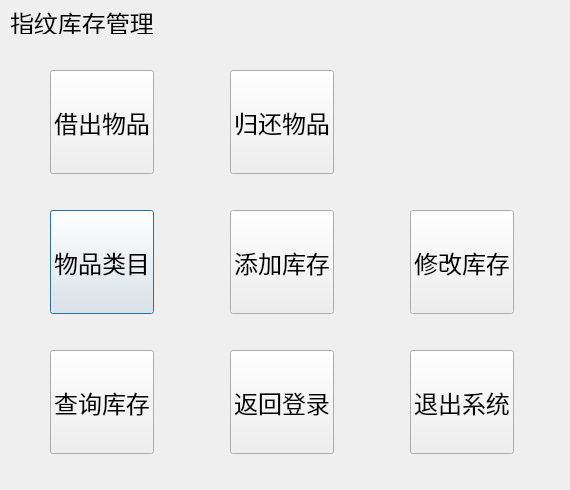
<?xml version="1.0" encoding="UTF-8"?>
<ui version="4.0">
 <class>mainDialog</class>
 <widget class="QDialog" name="mainDialog">
  <property name="geometry">
   <rect>
    <x>0</x>
    <y>0</y>
    <width>570</width>
    <height>490</height>
   </rect>
  </property>
  <property name="windowTitle">
   <string>mainDialog</string>
  </property>
  <widget class="QLabel" name="label">
   <property name="geometry">
    <rect>
     <x>10</x>
     <y>10</y>
     <width>144</width>
     <height>24</height>
    </rect>
   </property>
   <property name="font">
    <font>
     <pointsize>18</pointsize>
    </font>
   </property>
   <property name="text">
    <string>指纹库存管理</string>
   </property>
  </widget>
  <widget class="QPushButton" name="pushButton_3">
   <property name="geometry">
    <rect>
     <x>50</x>
     <y>210</y>
     <width>104</width>
     <height>104</height>
    </rect>
   </property>
   <property name="font">
    <font>
     <pointsize>18</pointsize>
    </font>
   </property>
   <property name="text">
    <string>物品类目</string>
   </property>
  </widget>
  <widget class="QPushButton" name="pushButton_6">
   <property name="geometry">
    <rect>
     <x>50</x>
     <y>350</y>
     <width>104</width>
     <height>104</height>
    </rect>
   </property>
   <property name="font">
    <font>
     <pointsize>18</pointsize>
    </font>
   </property>
   <property name="text">
    <string>查询库存</string>
   </property>
  </widget>
  <widget class="QPushButton" name="pushButton_4">
   <property name="geometry">
    <rect>
     <x>230</x>
     <y>210</y>
     <width>104</width>
     <height>104</height>
    </rect>
   </property>
   <property name="font">
    <font>
     <pointsize>18</pointsize>
    </font>
   </property>
   <property name="text">
    <string>添加库存</string>
   </property>
  </widget>
  <widget class="QPushButton" name="pushButton_1">
   <property name="geometry">
    <rect>
     <x>50</x>
     <y>70</y>
     <width>104</width>
     <height>104</height>
    </rect>
   </property>
   <property name="font">
    <font>
     <pointsize>18</pointsize>
    </font>
   </property>
   <property name="text">
    <string>借出物品</string>
   </property>
  </widget>
  <widget class="QPushButton" name="pushButton_5">
   <property name="geometry">
    <rect>
     <x>410</x>
     <y>210</y>
     <width>104</width>
     <height>104</height>
    </rect>
   </property>
   <property name="font">
    <font>
     <pointsize>18</pointsize>
    </font>
   </property>
   <property name="text">
    <string>修改库存</string>
   </property>
  </widget>
  <widget class="QPushButton" name="pushButton_2">
   <property name="geometry">
    <rect>
     <x>230</x>
     <y>70</y>
     <width>104</width>
     <height>104</height>
    </rect>
   </property>
   <property name="font">
    <font>
     <pointsize>18</pointsize>
    </font>
   </property>
   <property name="text">
    <string>归还物品</string>
   </property>
  </widget>
  <widget class="QPushButton" name="pushButton_7">
   <property name="geometry">
    <rect>
     <x>230</x>
     <y>350</y>
     <width>104</width>
     <height>104</height>
    </rect>
   </property>
   <property name="font">
    <font>
     <pointsize>18</pointsize>
    </font>
   </property>
   <property name="text">
    <string>返回登录</string>
   </property>
  </widget>
  <widget class="QPushButton" name="pushButton_8">
   <property name="geometry">
    <rect>
     <x>410</x>
     <y>350</y>
     <width>104</width>
     <height>104</height>
    </rect>
   </property>
   <property name="font">
    <font>
     <pointsize>18</pointsize>
    </font>
   </property>
   <property name="text">
    <string>退出系统</string>
   </property>
  </widget>
 </widget>
 <layoutdefault spacing="6" margin="11"/>
 <resources/>
 <connections/>
</ui>
